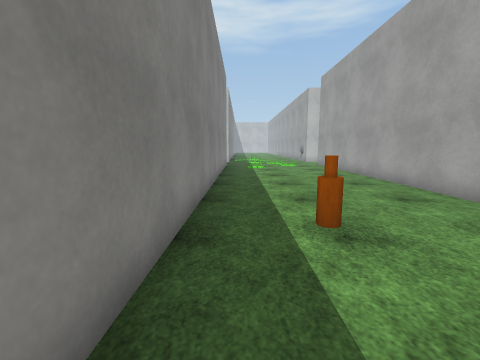
[1] (above)

22 first-person views from a walk through a 3-D level made in the Unity game engine. The camera is 1.3 m above the floor, tilts 8° down and sees 90° across. Doors are open. The floor is counted in squares, 1 m on a side. Each view is taken from the middle of a square. On the plan, view 1 faces up. The plan holds only what a view shows up to about 12 squares ahead; the rest is blank. The place goes on beyond the plan. The player is left out. Surface patterns are stand-ins for the level's own textures.

[2]
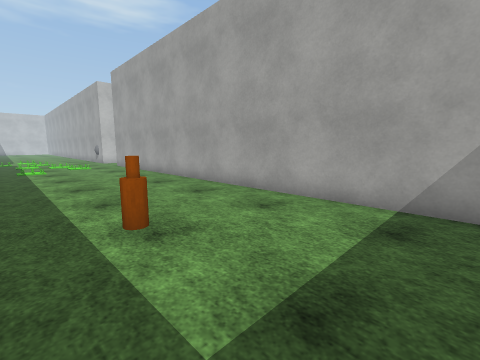

[3]
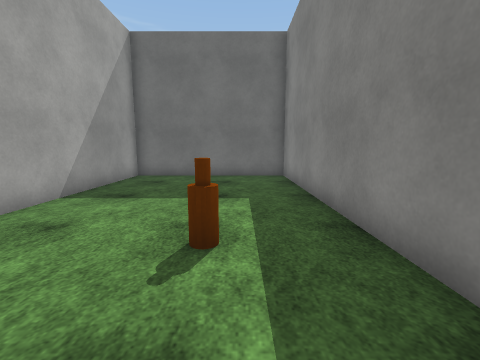

[4]
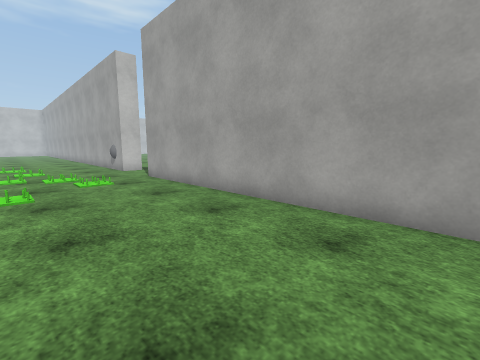

[5]
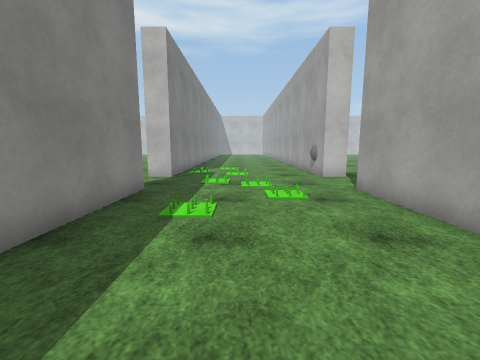

[6]
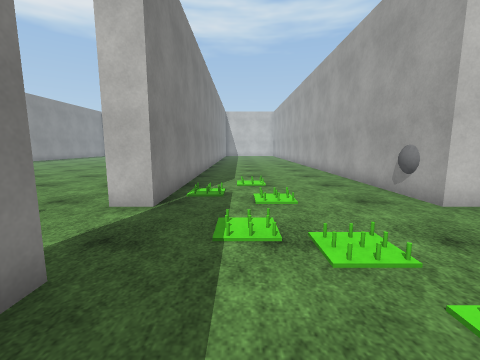

[7]
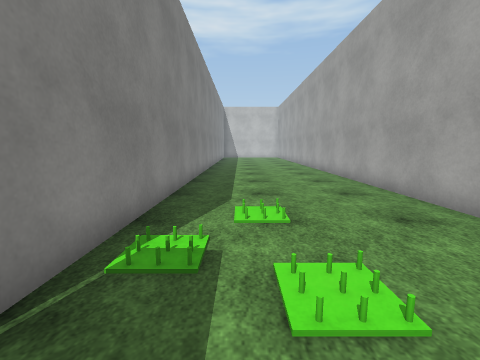

[8]
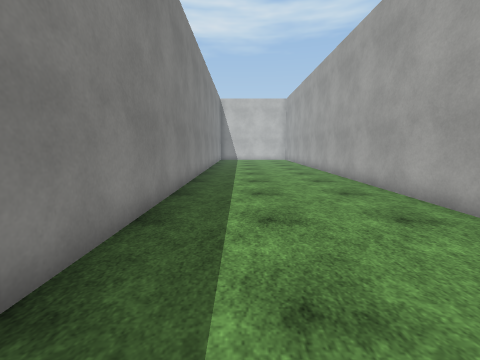

[9]
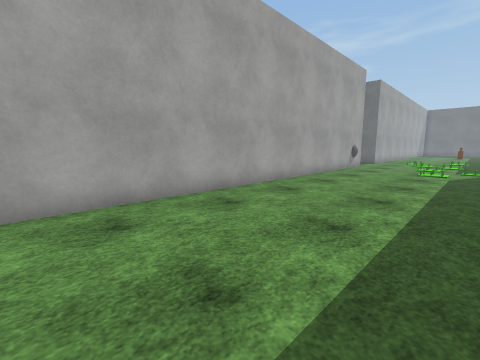

[10]
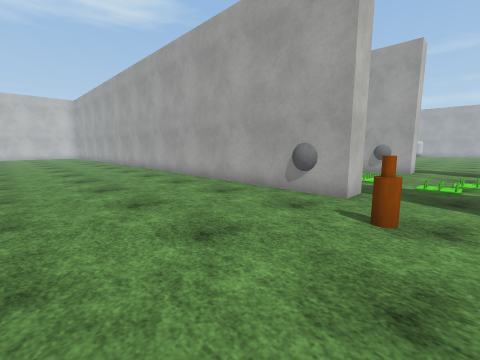

[11]
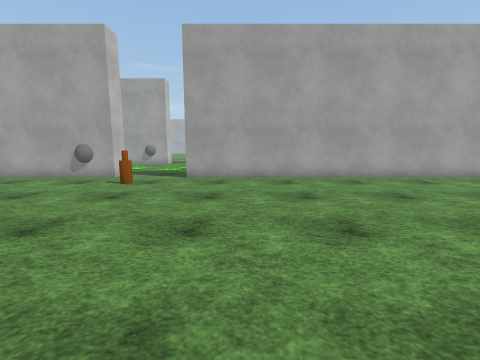

[12]
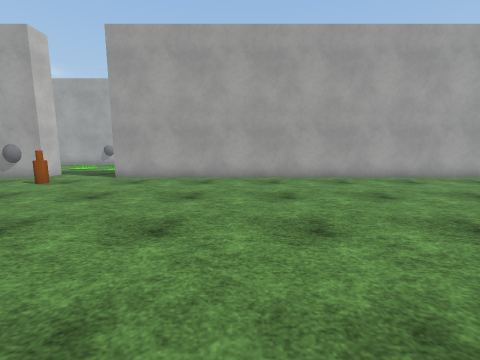

[13]
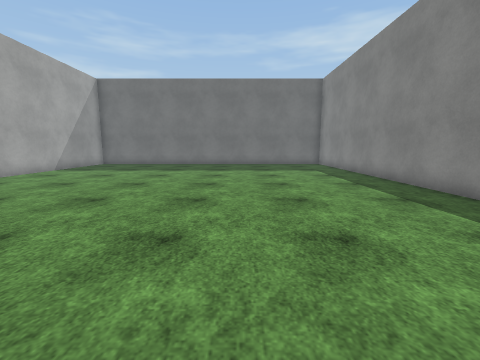

[14]
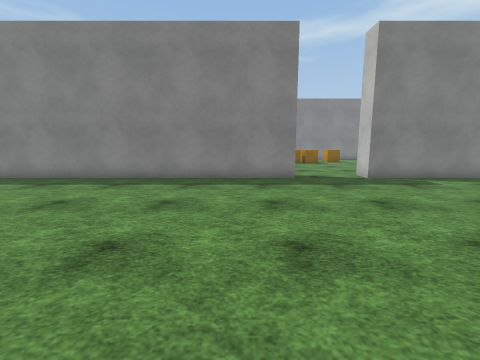

[15]
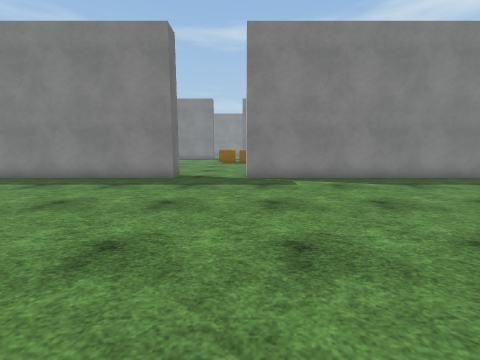

[16]
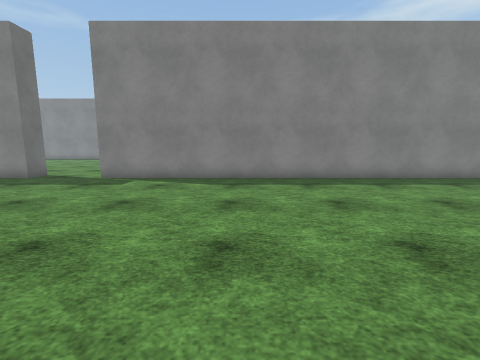

[17]
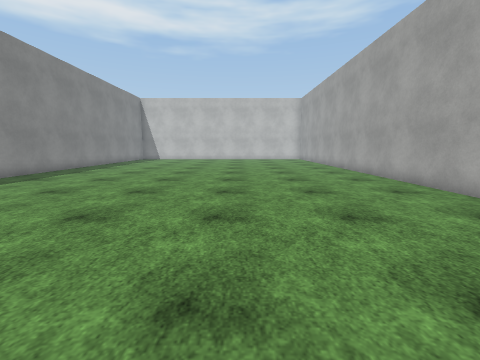

[18]
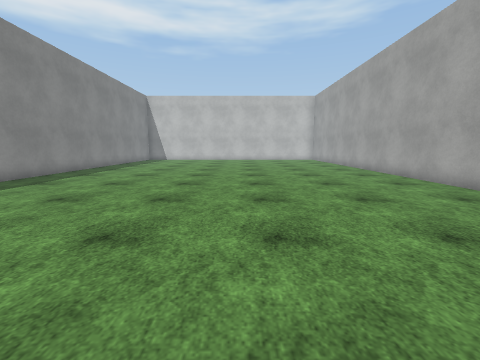

[19]
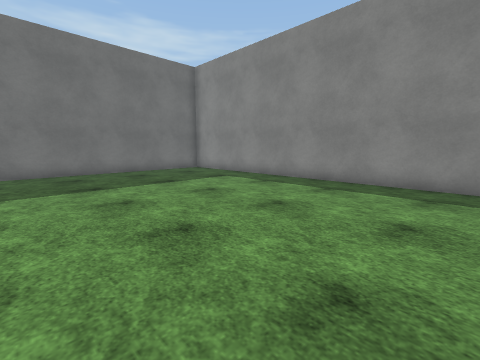

[20]
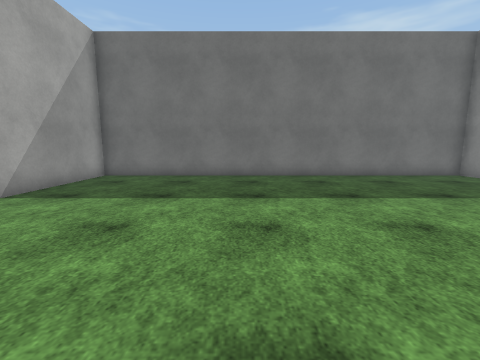

[21]
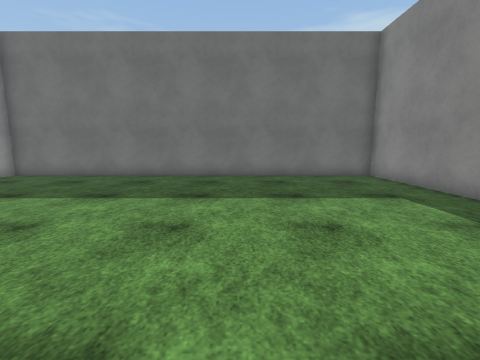

[22]
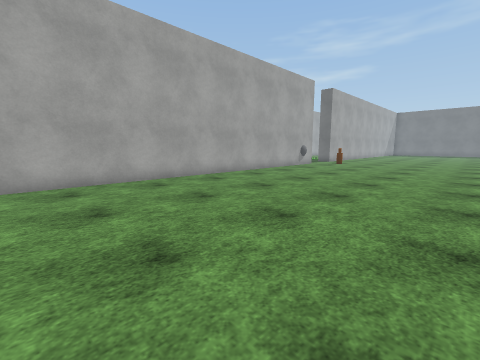

### Floor plan
Points are (right, up) in squares from view 1. A wall is a line through its corners. A room is listed if a view was taken in it or the views show most of it. See-through windows are left out.
Room 1 (views 1, 2, 3, 4, 5, 6, 7, 8, 9)
walls: (-0.9, 17.4) (-0.9, -3.7) (5.6, -3.7) (5.6, 17.4); (5.6, 20.3) (5.6, 37.1); (-0.9, 35.9) (-0.9, 20.3)
ways out: open door at (-1.5, 19) to room 2; open door at (6, 19)
objects: other object (1, 4) to (2, 4)
Room 2 (views 10, 11, 12, 13, 14, 15, 16, 17, 18, 19, 20, 21, 22)
walls: (-17.8, 17.3) (-17.8, -3.7) (-1.9, -3.7) (-1.9, 17.2); (-1.9, 20.3) (-1.9, 37.2); (-17.8, 37.2) (-17.8, 20.3)
ways out: open door at (-1.5, 19) to room 1; open door at (-18, 19)
objects: other object (-4, 19) to (-3, 19)

Positions as (right, up) in squares from view 1, and headings:
1: (0, 0), facing up
2: (0, 0), facing up-right
3: (1, 7), facing down
4: (1, 7), facing up-right
5: (2, 10), facing up
6: (1, 15), facing up
7: (1, 19), facing up
8: (1, 24), facing up
9: (0, 37), facing down-right
10: (-8, 18), facing up-right
11: (-12, 15), facing right
12: (-12, 12), facing right
13: (-12, 14), facing down
14: (-8, 15), facing left
15: (-8, 20), facing left
16: (-8, 26), facing left
17: (-8, 24), facing up
18: (-9, 25), facing up
19: (-9, 9), facing down-left
20: (-8, 7), facing down
21: (-12, 7), facing down
22: (-11, 37), facing down-right
